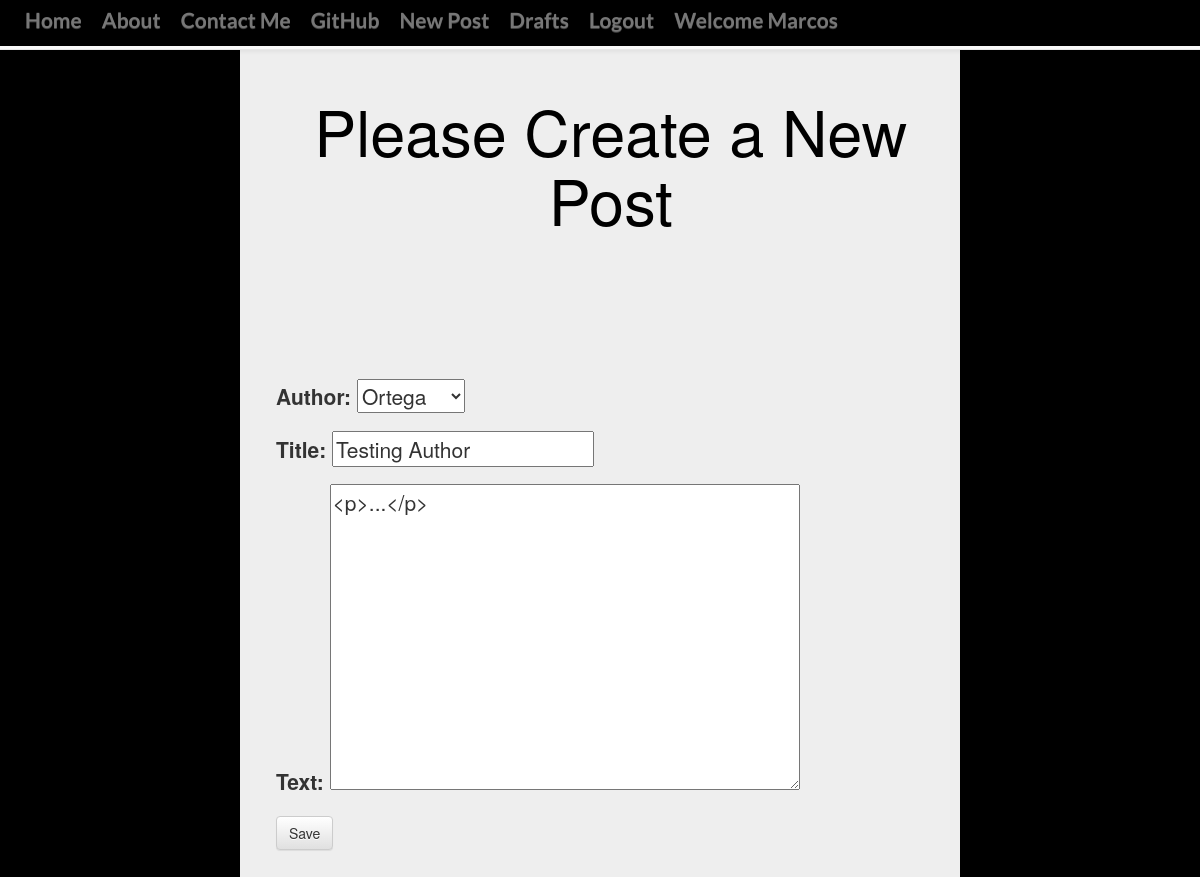
The app's page /post/14/edit/ (signed in) with its own data.
### blog/models.py (models this page shows, shortened)
class Post(models.Model):
    author = models.ForeignKey('auth.user', on_delete=models.CASCADE,)
    title = models.CharField(max_length=200)
    text = models.TextField()
    create_date = models.DateTimeField(default=timezone.now)
    publish_date= models.DateTimeField(blank=True, null=True)

### blog/views.py (the view)
class PostUpdateView(LoginRequiredMixin, UpdateView):
    model = Post
    login_url = '/login/'
    redirect_field_name = 'blog/post_detail.html'  #Where Django will bring the user once a post is updated.
    form_class = PostForm

### blog/forms.py (shortened to what this page needs)
class PostForm(forms.ModelForm):
    class Meta:
        model = Post
        fields = ('author','title', 'text',)
        widgets = {
            'title': forms.TextInput(attrs={'class': 'textinputclass'}),
            'text': forms.Textarea(attrs={'class': 'editable medium-editor-textarea postcontent'}),
        }

### blog/templates/blog/post_form.html (shortened to what this page needs)
{% extends "blog/base.html" %}
{% block content %}
<div class="jumbotron">
<h1 class='Newpost'>Please Create a New Post</h1>
<form class="form-group" method="POST">
  {{form.as_p}}
  <button type="submit" class='save btn btn-default'>Save</button>
</form>
</div>
{% endblock %}

### blog/templates/blog/base.html (shortened to what this page needs)
<!DOCTYPE html>
{% load staticfiles %}
{% load tz %}
<html lang="en" dir="ltr">
  <head>
    <head>
        <link rel="stylesheet" href="https://maxcdn.bootstrapcdn.com/bootstrap/3.3.7/css/bootstrap.min.css">
        <link rel="stylesheet" href="https://maxcdn.bootstrapcdn.com/bootstrap/3.3.7/css/bootstrap-theme.min.css">
        <link rel="stylesheet" href="//cdn.jsdelivr.net/medium-editor/latest/css/medium-editor.min.css" type="text/css" media="screen" charset="utf-8">
        <link rel="stylesheet" href="{% static 'css/blog.css' %}">
  </head>
<body>
  <nav id='navbar1'class='navbar  navbar-default navbar-fixed-top techfont '>
    <div id='postcont'class="container">
      <ul class='nav navbar-nav navbar-left'>
        <li> <a href="{% url 'post_list' %}">Home </a></li>
        <li><a href="{% url 'post_about'%}">About</a></li>
        <li><a href="{% url 'post_contact'%}">Contact Me</a></li>
        <li> <a href="https://github.com/OrtegaM4">GitHub</a></li>
        {% if user.is_authenticated %}
        <li>
          <a href="{% url 'post_new' %}"> New Post</a>
        </li>
        <li>
          <a href="{% url 'post_draft_list' %}">Drafts</a>
        </li>
        <li>
          <a id='loginbtn'href="{% url 'logout' %}?next={% url 'post_list'%}"> Logout</a>
        </li>
        <li>
          <a>Welcome {{user.username}}</a>
        </li>
        {%else%}
        <li>
          <a class='nav navbar-nav navbar-right'href="{%url 'login'%}">Login</a>
        </li>
        {% endif %}
      </ul>
    </div>
  </nav>
      {% block content %}
      {% endblock %}
    </body>
  </html>

### blog/static/css/blog.css (style rules this page uses)
body { background-image: url('https://www.marcoguglie.it/Codepen/AnimatedHeaderBg/demo-1/img/demo-1-bg.jpg'); background-attachment: fixed; background-position: center; background-repeat: no-repeat; background-size: cover; background-color: black; z-index: 100; }
body h1 { text-align: center; color: white; }
form.form-group { padding-left: 5%; }
.techfont { font-family: 'Lato',sans-serif; font-size: 1.5em; margin-bottom: 10px; background-color: black; }
nav { list-style: none; font-weight: bold; margin-bottom: -10%; width: 105%; text-align: center; height:40px; background-color: black; padding-bottom: -7%; border: solid 20px; }
.nav li { margin: 0px; display:; }
.nav li a { padding: 10px; text-decoration: none; font-weight: bold; color: #FFFFFF; background-color: #000000; float: left }
.container { background-color: black ; position: center; color: white; margin-bottom: -2%; padding-bottom: 0.5%; width: 100%; }
.jumbotron h1 { padding-right: 10px; margin-top: 0; padding-top: 5%; margin-bottom: 20%; background-attachment: fixed; background-position: center; background-repeat: no-repeat; background-size: cover; padding-left: 0.5em; text-align: center; align-self: center; color: black; }
.jumbotron { width: 60%; left: 50%; right: 50%; height: 60%; margin-left: 20%; margin-right: 25%; padding-top: 5%; }

### records on screen
Post: author "Ortega", title "Testing Author", text "<p>...</p>"

### other values on screen
{{ user.username }} "Marcos"
